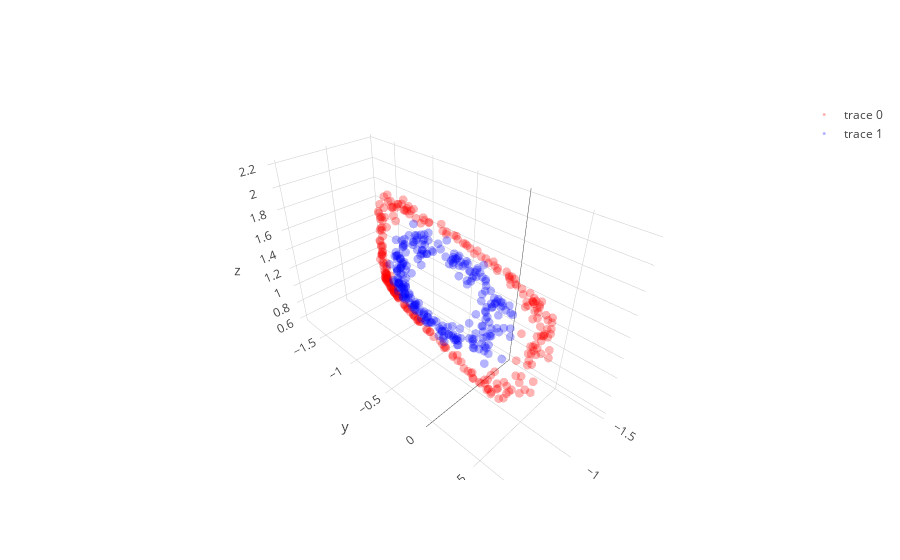
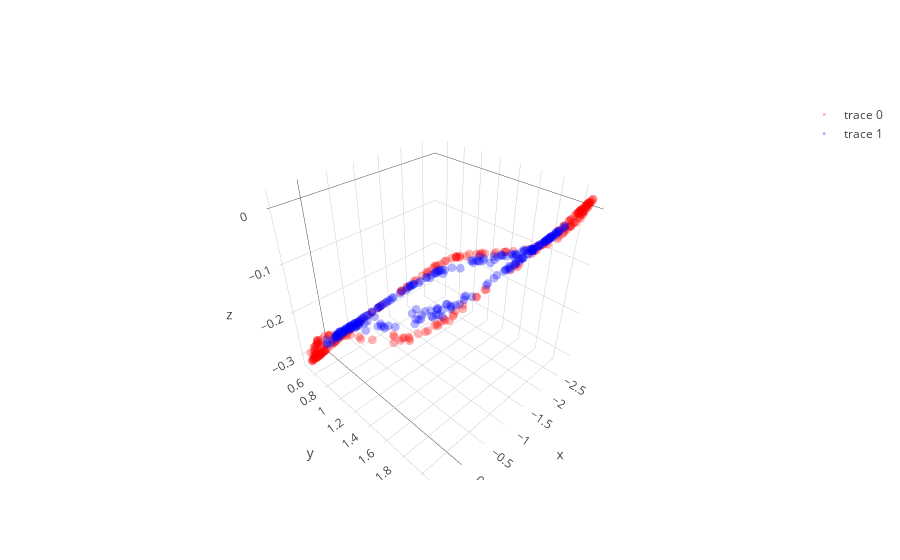

These figures' notebook cell, in order:
### Code cell
layer1,layer1_var = l1.feed_non(X)
layer1bn = l1b.feed(layer1)
layer2,layer2_var = l2.feed_non(layer1bn)
layer2bn = l2b.feed(layer2)
layer3,layer3_var = l3.feed_linear(layer2bn)


trace1 = go.Scatter3d(
    x=layer1[y==0,0],
    y=layer1[y==0,1],
    z=layer1[y==0,2],
    mode='markers',
    line=dict(color='red',width=0.5),
    marker=dict(size=3,opacity=0.3)
)
trace2 = go.Scatter3d(
    x=layer1[y==1,0],
    y=layer1[y==1,1],
    z=layer1[y==1,2],
    mode='markers',
    line=dict(color='blue',width=0.5),
    marker=dict(size=3,opacity=0.3)
)
data = [trace1,trace2]
fig  = go.Figure(data=data)
iplot(fig)


trace1 = go.Scatter3d(
    x=layer2[y==0,0],
    y=layer2[y==0,1],
    z=layer2[y==0,2],
    mode='markers',
    line=dict(color='red',width=0.5),
    marker=dict(size=3,opacity=0.3)
)
trace2 = go.Scatter3d(
    x=layer2[y==1,0],
    y=layer2[y==1,1],
    z=layer2[y==1,2],
    mode='markers',
    line=dict(color='blue',width=0.5),
    marker=dict(size=3,opacity=0.3)
)
data = [trace1,trace2]
fig  = go.Figure(data=data)
iplot(fig)

# plt.figure(figsize=(8,6))
# plt.scatter(layer3[y==0, 0], layer3[y==0, 1], color='red', alpha=0.5)
# plt.scatter(layer3[y==1, 0], layer3[y==1, 1], color='blue', alpha=0.5)
# plt.show()

### Figure 1 — Plotly figure (JSON) as saved in the notebook; plotly's stock layout.template omitted (floating-point values rounded to 4 significant figures; data arrays with more than 128 entries replaced by an {"elided": "..."} marker saying what was removed)
{"data": [{"line": {"color": "red", "width": 0.5}, "marker": {"opacity": 0.3, "size": 3}, "mode": "markers", "type": "scatter3d", "uid": "d1f96509-4be5-4f2c-8ed6-784f392aae7b", "x": {"elided": "250 float values"}, "y": {"elided": "250 float values"}, "z": {"elided": "250 float values"}}, {"line": {"color": "blue", "width": 0.5}, "marker": {"opacity": 0.3, "size": 3}, "mode": "markers", "type": "scatter3d", "uid": "5e536399-d779-4895-ae23-4cf8bc390584", "x": {"elided": "250 float values"}, "y": {"elided": "250 float values"}, "z": {"elided": "250 float values"}}], "layout": {}}

### Figure 2 — Plotly figure (JSON) as saved in the notebook; plotly's stock layout.template omitted (floating-point values rounded to 4 significant figures; data arrays with more than 128 entries replaced by an {"elided": "..."} marker saying what was removed)
{"data": [{"line": {"color": "red", "width": 0.5}, "marker": {"opacity": 0.3, "size": 3}, "mode": "markers", "type": "scatter3d", "uid": "98fc139b-ac83-4e69-8969-4de470698cf6", "x": {"elided": "250 float values"}, "y": {"elided": "250 float values"}, "z": {"elided": "250 float values"}}, {"line": {"color": "blue", "width": 0.5}, "marker": {"opacity": 0.3, "size": 3}, "mode": "markers", "type": "scatter3d", "uid": "8da2a821-f2be-4000-b76a-02d0c673d2d0", "x": {"elided": "250 float values"}, "y": {"elided": "250 float values"}, "z": {"elided": "250 float values"}}], "layout": {}}
